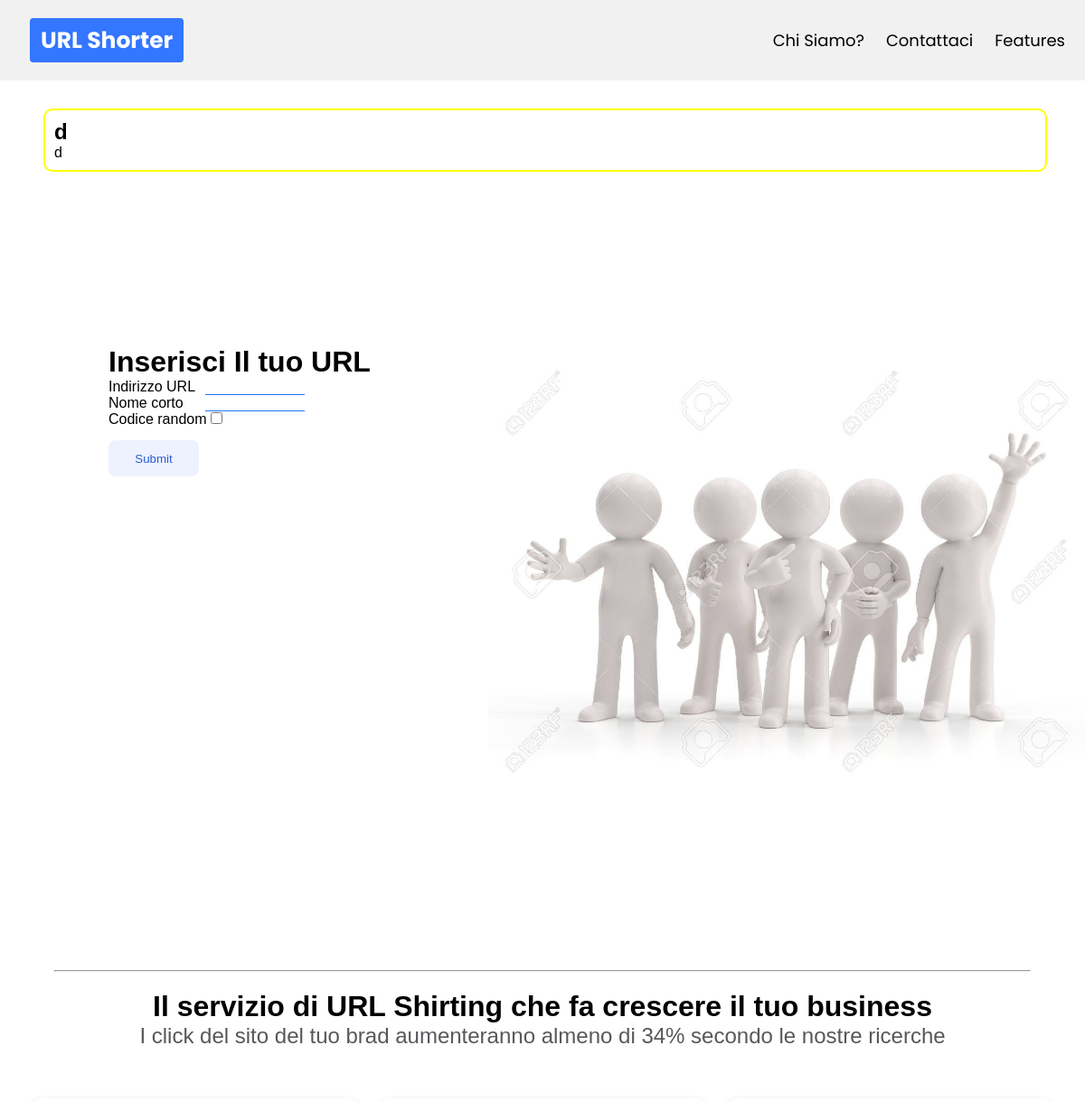
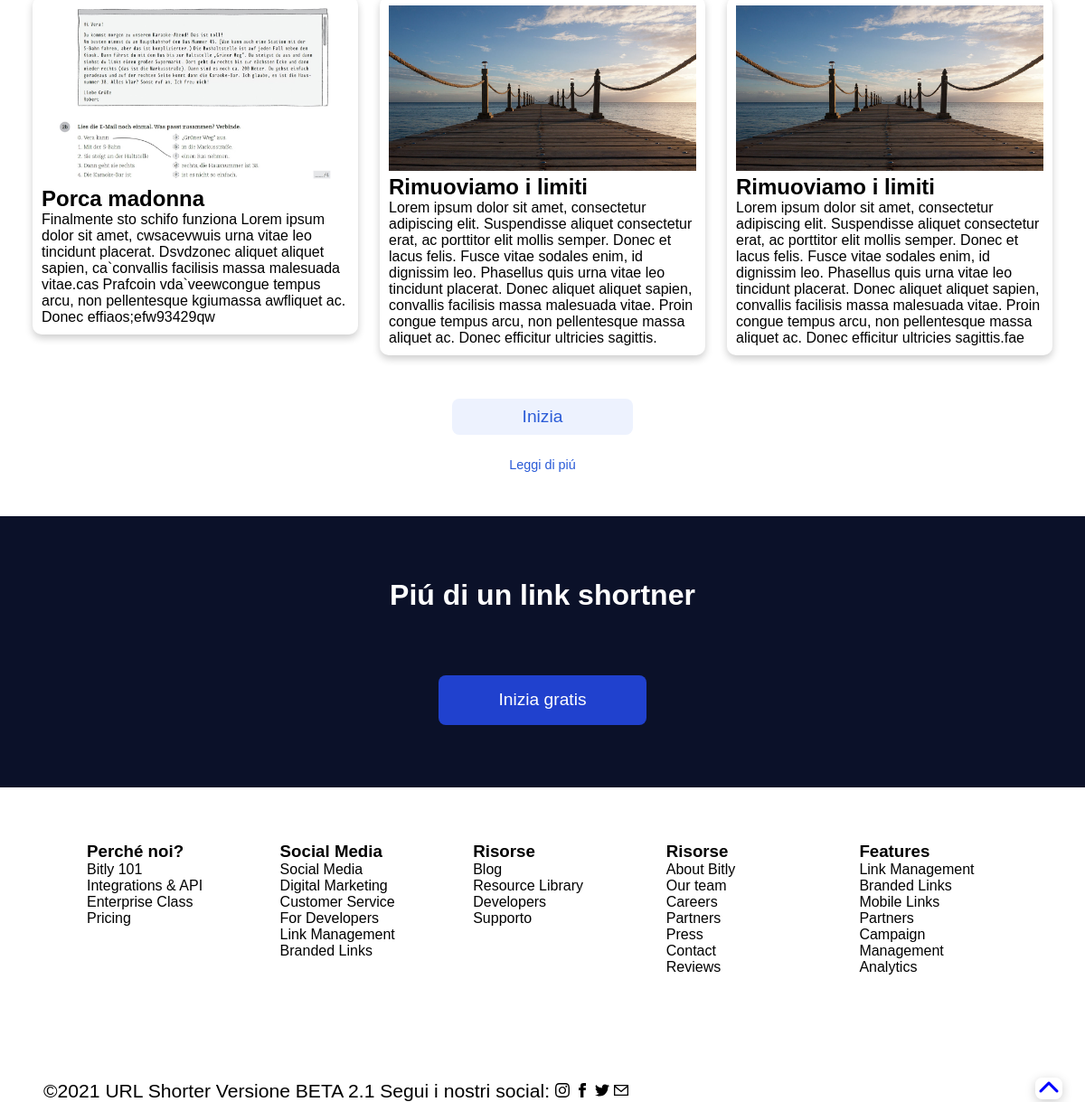
The page / on the database its author committed (2 pictures, top to bottom).
### urlshort.py (models this page shows, shortened)
class Flash(db.Model):
	id = db.Column(db.Integer, primary_key=True)
	title = db.Column(db.String(50), nullable=True)
	text = db.Column(db.Text, nullable=True)
	style = db.Column(db.String(10), nullable=True)

class Cards(db.Model):
	id = db.Column(db.Integer, primary_key=True)
	title = db.Column(db.String(50), nullable=True)
	text = db.Column(db.Text, nullable=True)
	image_link = db.Column(db.Text, nullable=True)

### urlshort.py (the view)
@app.route('/', methods=["GET"])
def home():
	codes_list = []
	card1 = Cards.query.filter_by(id=1).first()
	card2 = Cards.query.filter_by(id=2).first()
	card3 = Cards.query.filter_by(id=3).first()
	flash_mex = Flash.query.filter_by(id=1).first()
	for code in session.keys():
		codes_list.append(code)
	codes_list_backup = codes_list.copy()
	if len(codes_list) >= 6:
		del codes_list[5:]
		codes_list.append("Vedi tutto")
	else:
		pass
	random_num = generator.get_num()
	if request.method == "GET":
		link = request.values.get('link')
		code = request.values.get('code')
		return render_template(index_html, codes=codes_list, all_codes=codes_list_backup, random_num=random_num, link=link, code=code, card1=card1, card2=card2, card3=card3, flash_mex=flash_mex)
	else:
		return render_template(index_html, codes=codes_list, all_codes=codes_list_backup, random_num=random_num, card1=card1, card2=card2, card3=card3, flash_mex=flash_mex)

### generator.py (called while the page is built)
def get_num():
	codes = {
	0:"!",
	1:"a",
	2:"b",
	3:"c",
	4:"d",
	5:"e",
	6:"f",
	7:"g",
	8:"h",
	9:"i",
	10:"j",
	11:"k",
	12:"l",
	13:"m",
	14:"n",
	15:"o",
	16:"p",
	17:"q",
	18:"r",
	19:"s",
	20:"t",
	21:"u",
	22:"v",
	23:"w",
	24:"x",
	25:"y",
	26:"z",
	27:"1",
	28:"2",
	29:"3",
	30:"4",
	31:"5",
	32:"6",
	33:"7",
	34:"8",
	35:"9",
	36:"?",
	37:"-",
	38:"&",
	39:"="
	}
	num = random.randrange(0,39)
	num1 = random.randrange(0,39)
	num2 = random.randrange(0,39)
	num3 = random.randrange(0,39)
	num4 = random.randrange(0,39)
	code = f"{codes[num]}{codes[num1]}{codes[num2]}{codes[num3]}{codes[num4]}"
	return(code)

### templates/index.html (shortened to what this page needs)
{% extends "base.html" %}
{% block messages %}
	{% if flash_mex.style == "danger" %}
	<div class="flash-mex danger">
		<h2>{{ flash_mex.title }}</h2>
		<p>{{ flash_mex.text }}</p>
	</div>
	{% elif flash_mex.style == "ok" %}
	<div class="flash-mex ok">
		<h2>{{ flash_mex.title }}</h2>
		<p>{{ flash_mex.text }}</p>
	</div>
	{% elif flash_mex.style == "new" %}
	<div class="flash-mex new">
		<h2>{{ flash_mex.title }}</h2>
		<p>{{ flash_mex.text }}</p>
	</div>
	{% endif %}
{% endblock %}
{% block form %}
				<h1 class="remove">Inserisci Il tuo URL</h1>
				<form class="remove" action="your-url" method="post">
					<label for="url">Indirizzo URL</label>
					<input id="input1" class="input" type="url" name="url" value="" required>
					<br>
					<label for="code">Nome corto</label>
					<input id="input2" class="input" type="text" name="code" value="" required>
					<br>
					<label for="random">Codice random</label>
					<input type="checkbox" onclick="setRandom()" id="randomcheck" name="random">
					<br>
					<input class="button" type="submit" name="Shorten">
					<br>
				</form>
{% endblock %}
{% block image %}
<img src="{{ url_for('static', filename='images/ppl.jpg') }}" alt="omini">
{% endblock %}
{% block content %}
<div class="linea">
				<hr>
			</div>
			<div class="text-block">
				<h1 class="title">Il servizio di URL Shirting che fa crescere il tuo business</h1>
				<h2 class="title2">I click del sito del tuo brad aumenteranno almeno di 34% secondo le nostre ricerche</h2>
			</div>
			<div class="cards">
				<div class="card1" data-aos="fade-up"
     data-aos-duration="700">
					<img src="{{ card1.image_link }}" width="100%" alt="ponte e mare">
					<h2>{{ card1.title }}</h2>
					<p>{{ card1.text }}</p>
				</div>
				<div class="card2" data-aos="fade-down"
     data-aos-duration="700">
					<img src="{{ card2.image_link }}" width="100%" alt="ponte e mare">
					<h2>{{ card2.title }}</h2>
					<p>{{ card2.text }}</p>
				</div>
				<div class="card3" data-aos="fade-up"
     data-aos-duration="700">
					<img src="{{ card3.image_link }}" width="100%" alt="ponte e mare">
					<h2>{{ card3.title }}</h2>
					<p>{{ card3.text }}</p>
				</div>
			<div class="button-div">
				<a onclick="window.scrollTo(0,0);"><button class="button-start">Inizia</button><br></a>
				<a class="link" href="/">Leggi di piú</a>
			</div>
			</div>
			<div class="more">
				<div class="title-white"><h1>Piú di un link shortner</h1></div>
				<div class="button-div">
					<a onclick="window.scrollTo(0,0);"><button class="button-add">Inizia gratis</button></a><br>
				</div>
			</div>
{% endblock %}

### templates/base.html (shortened to what this page needs)
<!DOCTYPE html>
<html lang="en">
<head>
	<link rel="stylesheet" href="{{ url_for('static', filename='stylesheet/style.css') }}">
	<link rel="stylesheet" href="{{ url_for('static', filename='stylesheet/modal.css') }}">
	<link href="https://unpkg.com/aos@2.3.1/dist/aos.css" rel="stylesheet">
</head>
<body>
	<div class="header">
		<div class="logo active"><a href="/">URL Shorter</a></div>
  		<div class="header-right" id="header-right">
   			 <a class="#contact" href="#">Chi Siamo?</a>
   			 <a href="/contattaci">Contattaci</a>
   			 <a href="#">Features</a>
 		</div>
	</div>
	<div class="main">
		<div class="container">
			{% block messages %}
			{% endblock %}
			<div class="form" id="form">
				{% block form %}
				{% endblock %}
			</div>
			<div class="image">
				{% block image %}
				{% endblock %}
			</div>
			{% block content %}
			{% endblock %}
			<div class="footer">
			<div class="foot1">
				<h3>Perché noi?</h3>
				<ul class="ul-none">
					<li>Bitly 101</li>
					<li>Integrations & API</li>
					<li>Enterprise Class</li>
					<li>Pricing</li>
				</ul>
			</div>
			<div class="foot2">
				<h3>Social Media</h3>
				<ul class="ul-none">
					<li>Social Media</li>
					<li>Digital Marketing</li>
					<li>Customer Service</li>
					<li>For Developers</li>
					<li>Link Management</li>
					<li>Branded Links</li>
				</ul>
			</div>
			<div class="foot3">
				<h3>Risorse</h3>
				<ul class="ul-none">
					<li>Blog</li>
					<li>Resource Library</li>
					<li>Developers</li>
					<li>Supporto</li>
				</ul>
			</div>
			<div class="foot4">
				<h3>Risorse</h3>
				<ul class="ul-none">
					<li>About Bitly</li>
					<li>Our team</li>
					<li>Careers</li>
					<li>Partners</li>
					<li>Press</li>
					<li>Contact</li>
					<li>Reviews</li>
				</ul>
			</div>
			<div class="foot5">
				<h3>Features</h3>
				<ul class="ul-none">
					<li>Link Management</li>
					<li>Branded Links</li>
					<li>Mobile Links</li>
					<li>Partners</li>
					<li>Campaign</li>
					<li>Management</li>
					<li>Analytics</li>
				</ul>
			</div>
			</div>
			<div class="copyright">
				<span> ©2021 URL Shorter Versione BETA 2.1 Segui i nostri social: <a href="https://instagram.com/mike_0x3"><img src="{{ url_for('static', filename='images/instagram.svg') }}" width="16px"></a> <a class="visited" href="https://facebook.com/mike_0x3"><img src="{{ url_for('static', filename='images/facebook.svg') }}" width="16px"></a> <a class="visited" href="https://twitter.com/mike_0x3"><img src="{{ url_for('static', filename='images/twitter.svg') }}" width="16px"></a> <a class="visited" href="mailto:mrchela123@gmail.com" ><img src="{{ url_for('static', filename='images/email.svg') }}" width="16px"></a>
				</span>
			</div>
			<div class="go-up">
				<a onclick="window.scrollTo(0,0);"><i class="fas fa-chevron-up"></i></a>
			</div>
		</div>
	</div>
</body>
</html>

### static/stylesheet/style.css (style rules this page uses)
* { box-sizing: border-box; margin: 0; padding: 0; }
html { scroll-behavior: smooth; }
.main { height: 100vh; font-family: Arial, Helvetica, sans-serif; }
.container { height: 600px; }
.header { width: 100%; font-family: 'Poppins', sans-serif; overflow: hidden; background-color: #f1f1f1; padding: 20px 10px; position: fixed; top: 0; z-index: 10; }
.header a { float: left; color: black; text-align: center; padding: 12px; text-decoration: none; font-size: 18px; line-height: 25px; border-radius: 4px; transition-duration: 0.3s; }
.logo a { margin-left: 23px; font-size: 25px; font-weight: bold; }
.active a { background-color: rgb(51, 118, 255); color: white; }
.header-right { display: flex; align-content: center; justify-content: flex-end; }
.input { border: none; border-bottom: 1px solid rgb(31, 118, 255); }
#input1 { margin-left: 11px; }
#input2 { margin-left: 23px; }
#randomcheck { background-color: blue; border: none; }
.form { padding: 16% 5% 0% 10%; width: 45%; float: left; }
#form { transition: 2s; }
.button { margin: 7px 0 0 0; background-color: #edf2fe; color: #2a5bd7; transition-duration: 0.3s; width: 100px; height: 40px; margin: 4% 0 4% 0; border-radius: 8px; border: none; cursor: pointer; }
.image { margin-top: 12%; margin-left: 0px; margin-bottom: 15%; width: 55%; float: left; }
.image img { width: 100%; height: 100%; }
.linea { margin: 0 60px 0 60px; }
.text-block { height: 120px; padding: 0 20px 0 20px; }
.title { text-align: center; margin-top: 20px; }
.title2 { text-align: center; color: rgb(88,88,92); font-weight: normal; }
.card1 { width: 30%; float: left; margin-left: 3%; margin-right: 2%; box-shadow: 0 4px 8px 0 rgba(0,0,0,0.2); border-radius: 10px; padding: 10px 10px 10px 10px; }
.card2 { width: 30%; float: left; box-shadow: 0 4px 8px 0 rgba(0,0,0,0.2); border-radius: 10px; padding: 10px 10px 10px 10px; }
.card3 { width: 30%; float: left; margin-left: 2%; margin-right: 3%; box-shadow: 0 4px 8px 0 rgba(0,0,0,0.2); border-radius: 10px; padding: 10px 10px 10px 10px; }
.button-div { text-align: center; }
.button-start { background-color: #edf2fe; color: #2a5bd7; transition-duration: 0.3s; width: 200px; height: 40px; margin: 4% 0 2% 0; border-radius: 8px; border: none; font-size: 1.2em; cursor: pointer; }
.link { color: #2a5bd7; transition-duration: 0.3s; text-decoration: none; font-size: 0.9em; }
.title-white { color: white; text-align: center; }
.more { margin-top: 4%; height: 300px; background-color: rgb(11,17,41); display: flex; align-content: center; justify-content: space-evenly; flex-direction: column; }
.button-add { background-color: rgb(32, 65, 206); color: white; transition-duration: 0.3s; width: 230px; height: 55px; border-radius: 8px; border: none; font-size: 1.2em; cursor: pointer; }
.footer { margin-top: 5%; padding: 0 3% 0 8%; width: 100%; height: 30vh; }
.foot1 { float: left; width: 20%; }
.foot2 { float: left; width: 20%; }
.foot3 { float: left; width: 20%; }
.foot4 { float: left; width: 20%; }
.foot5 { float: left; width: 20%; }
.ul-none { list-style-type: none; padding: 0 0 0 0; }
.copyright { text-align: left; float: left; margin: 2% 0 0 4%; font-size: 1.2em; }
.visited { color: black; }
.go-up { text-decoration: none; float: right; margin: 25px 30px 0 0; }
.go-up i { transform: scale(1.5); color: blue; padding: 0 2px 0 2px; border-radius: 5px; box-shadow: 0 2px 8px 0 rgba(0,0,0,0.2); }
.go-up a { text-decoration: none; }
.copyright span { font-size: 1.1em; }
.flash-mex { width: 92.5%; margin-top: 10%; margin-left: 4%; padding: 10px; border-radius: 10px; }
.ok { border:solid #ffff00 2px; }
@media screen and (min-width: 768px) and (min-height: 1024px) { .image { margin-top: 17%; } }
@media screen and (min-width: 768px) and (min-height: 1024px) { #input1 { margin-left: 7px; width: 110px; overflow: visible; } }
@media screen and (min-width: 768px) and (min-height: 1024px) { #input2 { margin-left: 20px; width: 110px; overflow: visible; } }
@media screen and (min-width: 768px) and (min-height: 1024px) { .button { margin-right: 5px; } }

### rows shown on the page
Flash: title "d", text "d"
Cards: image_link (picture), title "Porca madonna", text "Finalmente sto schifo funziona Lorem ipsum dolor sit amet, cwsacevwuis urna vitae leo tincidunt placerat. Dsvdzonec aliquet aliquet sapien, ca`convallis facilisis massa malesuada vitae.cas Prafcoin vda`veewcongue tempus arcu, non pellentesque kgiumassa awfliquet ac. Donec effiaos;efw93429qw"
Cards: image_link (picture), title "Rimuoviamo i limiti", text "Lorem ipsum dolor sit amet, consectetur adipiscing elit. Suspendisse aliquet consectetur erat, ac porttitor elit mollis semper. Donec et lacus felis. Fusce vitae sodales enim, id dignissim leo. Phasellus quis urna vitae leo tincidunt placerat. Donec aliquet aliquet sapien, convallis facilisis massa malesuada vitae. Proin congue tempus arcu, non pellentesque massa aliquet ac. Donec efficitur ultricies sagittis."
Cards: image_link (picture), title "Rimuoviamo i limiti", text "Lorem ipsum dolor sit amet, consectetur adipiscing elit. Suspendisse aliquet consectetur erat, ac porttitor elit mollis semper. Donec et lacus felis. Fusce vitae sodales enim, id dignissim leo. Phasellus quis urna vitae leo tincidunt placerat. Donec aliquet aliquet sapien, convallis facilisis massa malesuada vitae. Proin congue tempus arcu, non pellentesque massa aliquet ac. Donec efficitur ultricies sagittis.fae"
